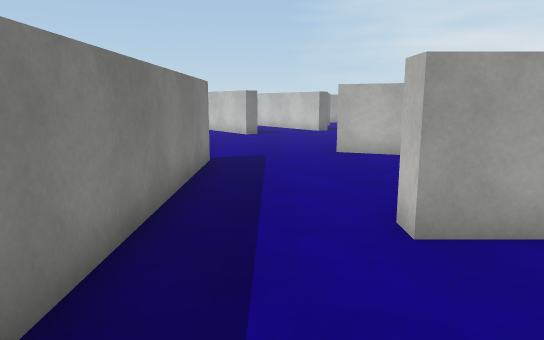
View 1 (above)

22 first-person views from a walk through a Unity game level. The camera is 1.5 m above the floor, tilts 10° down and sees 70° across. The floor is counted in squares, 1 m on a side. Each view is taken from the middle of a square. On the plan, view 1 faces up. The plan holds only what a view shows up to about 17 squares ahead; the rest is blank. Surface patterns are stand-ins for the level's own textures.

View 2
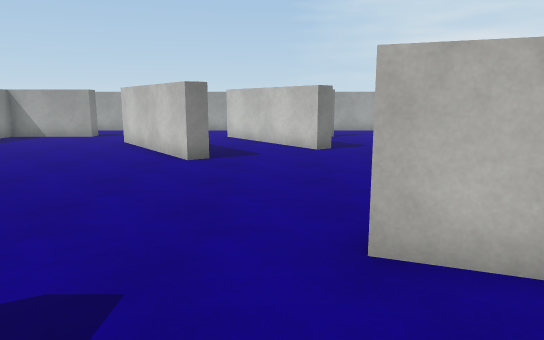

View 3
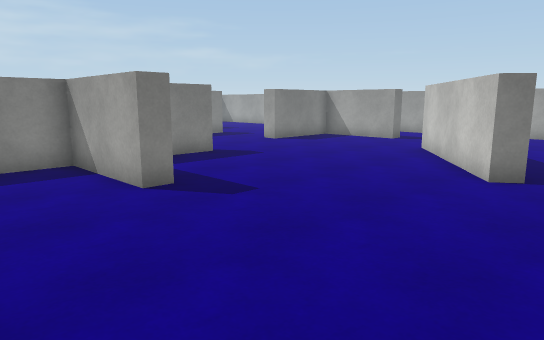

View 4
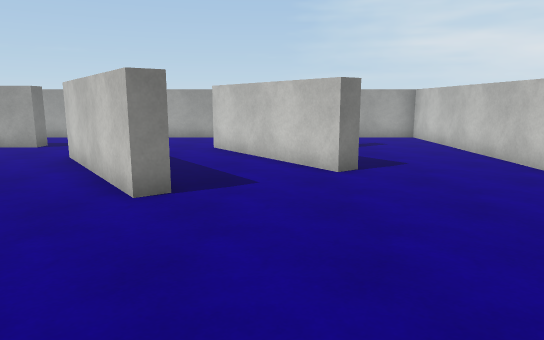

View 5
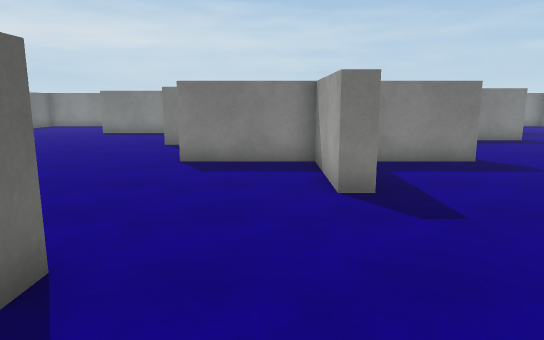

View 6
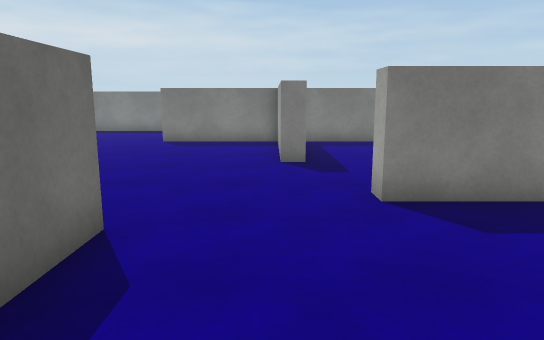

View 7
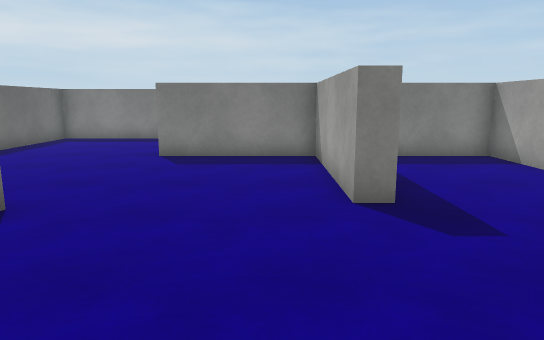

View 8
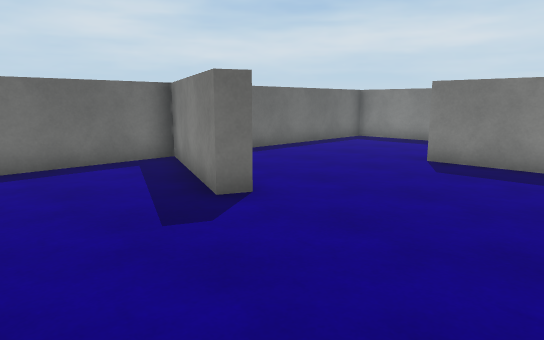

View 9
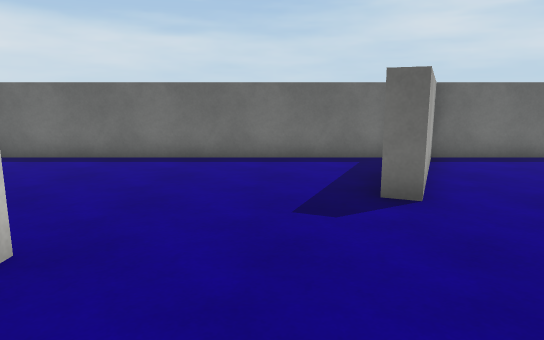

View 10
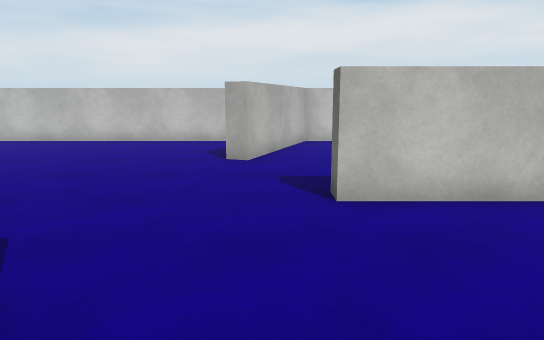

View 11
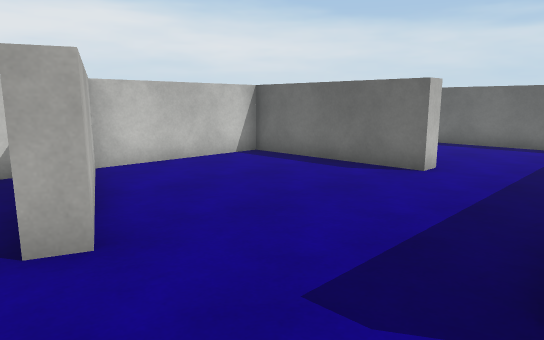

View 12
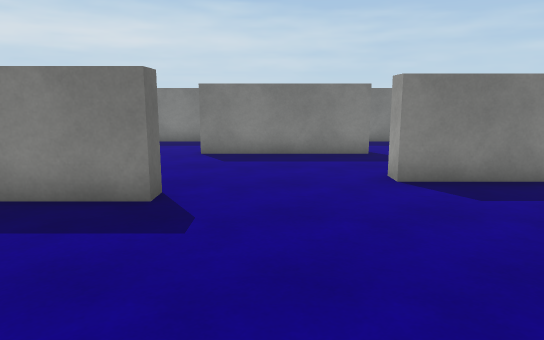

View 13
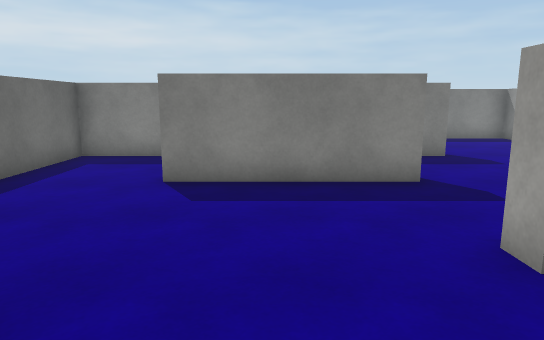

View 14
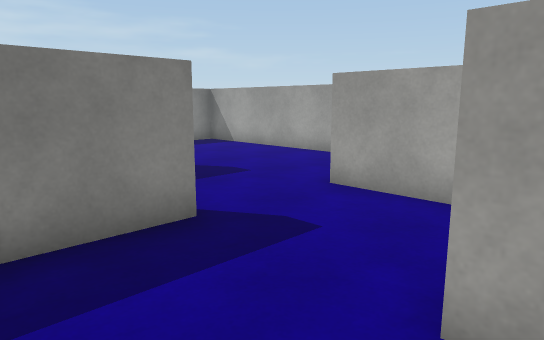

View 15
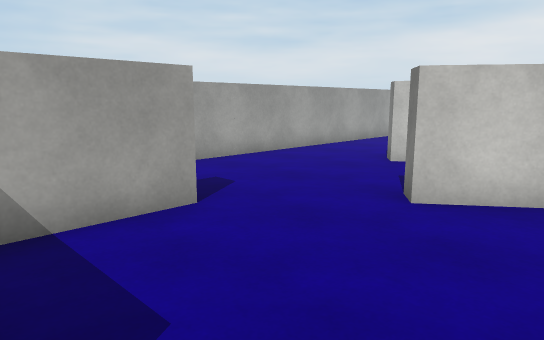

View 16
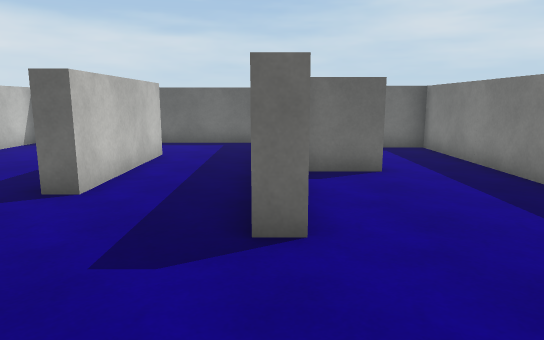

View 17
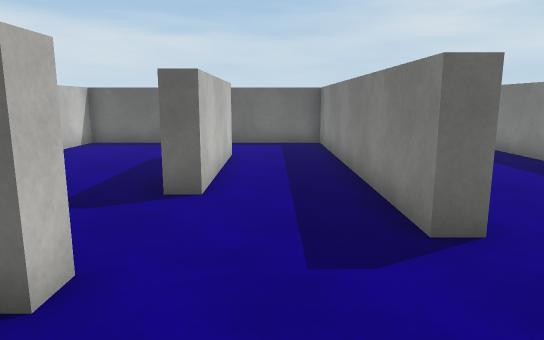

View 18
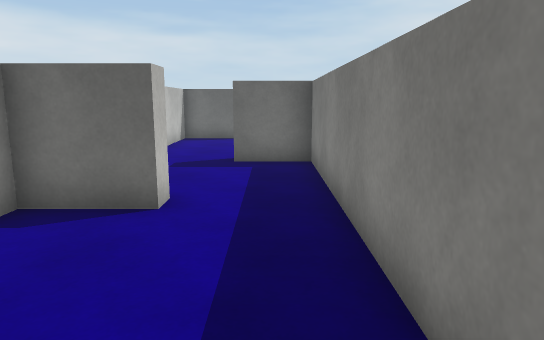

View 19
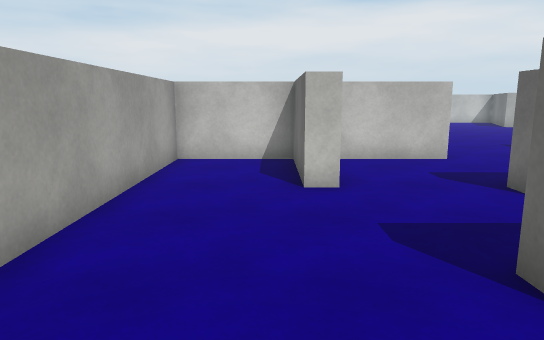

View 20
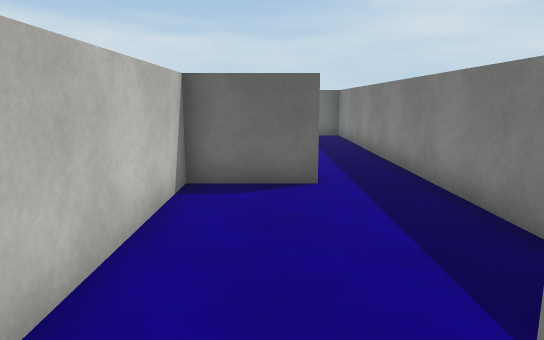

View 21
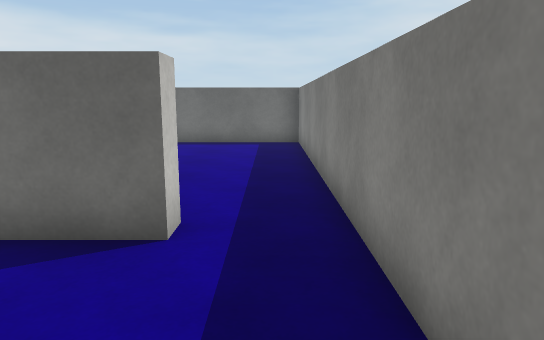

View 22
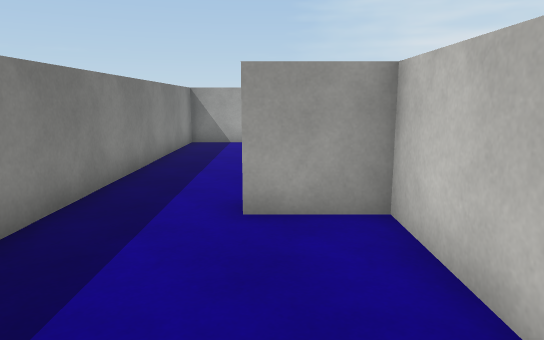

### Floor plan
Ten units are one square. View 1 is at (0, 0); x grows to the right and y downward. Boxes are objects, and circles mark ways between rooms. Rooms are numbered by the first view taken in them; rooms with no view inside come last. Other rooms are left out.
<svg viewBox="-235 -290 310 310">
<path fill="none" stroke="#000" d="M-53 -138 -53 -131 -87 -131 -87 -97 -94 -97M-22 -69 -22 -100 -16 -100 -16 -20M-75 -60 -56 -60M-94 -172 -87 -172 -87 -146M-120 -137 -94 -137 -94 -158M-6 -184 -12 -180 -45 -225 -40 -229M-126 -89 -126 -82 -178 -82 -178 -38M-155 -131 -178 -131 -178 -92M-156 -137 -139 -137M30 -41 16 -41 16 -47 70 -47 70 -97 19 -116 22 -123M30 -206 24 -202 -9 -248 -4 -252M70 -112 70 -285 -44 -285M-142 -218 -142 -169M-68 -255 -68 -248 -102 -248 -102 -214 -108 -214M5 15 39 15M-209 -82 -209 -89M-76 -285 -86 -285M-230 -94 -230 15 -143 15 -123 -32 -117 -30 -137 15 -26 15M-185 -238 -178 -238 -178 -137 -156 -137M-120 -248 -143 -248 -143 -254 -108 -254 -108 -285 -230 -285 -230 -184M-204 -191 -204 -197 -184 -197M-108 -214 -108 -242M-149 -169 -149 -218 -142 -218M-184 -160 -184 -191 -204 -191M-230 -119 -230 -94M-209 -89 -184 -89 -184 -140M-230 -184 -230 -152 -210 -152"/>
<circle cx="-125" cy="-210" r="3" fill="#2a7"/>
<circle cx="-145" cy="-155" r="3" fill="#2a7"/>
<circle cx="-215" cy="-85" r="3" fill="#2a7"/>
<circle cx="-215" cy="-195" r="3" fill="#2a7"/>
<text x="-50" y="-120">1</text>
<text x="-170" y="-240">2</text>
<text x="-200" y="-140">3</text>
</svg>
Room 1 opens to room 2. Room 1 opens to room 3. Room 2 opens to room 3.

Where each view was taken, in squares from view 1:
view 1: 0 up, 0 right, facing up
view 2: 8 up, 1 right, facing up
view 3: 10 up, 1 right, facing up-left
view 4: 12 up, 1 right, facing up
view 5: 12 up, 1 right, facing left
view 6: 8 up, 3 left, facing left
view 7: 7 up, 7 left, facing left
view 8: 8 up, 8 left, facing down-left
view 9: 9 up, 10 left, facing down
view 10: 11 up, 8 left, facing right
view 11: 13 up, 2 left, facing down-right
view 12: 19 up, 3 left, facing left
view 13: 19 up, 7 left, facing left
view 14: 19 up, 10 left, facing up-left
view 15: 20 up, 10 left, facing up-right
view 16: 28 up, 18 left, facing down
view 17: 28 up, 16 left, facing down
view 18: 25 up, 22 left, facing down
view 19: 26 up, 21 left, facing right
view 20: 16 up, 20 left, facing down
view 21: 13 up, 22 left, facing down
view 22: 14 up, 20 left, facing up
